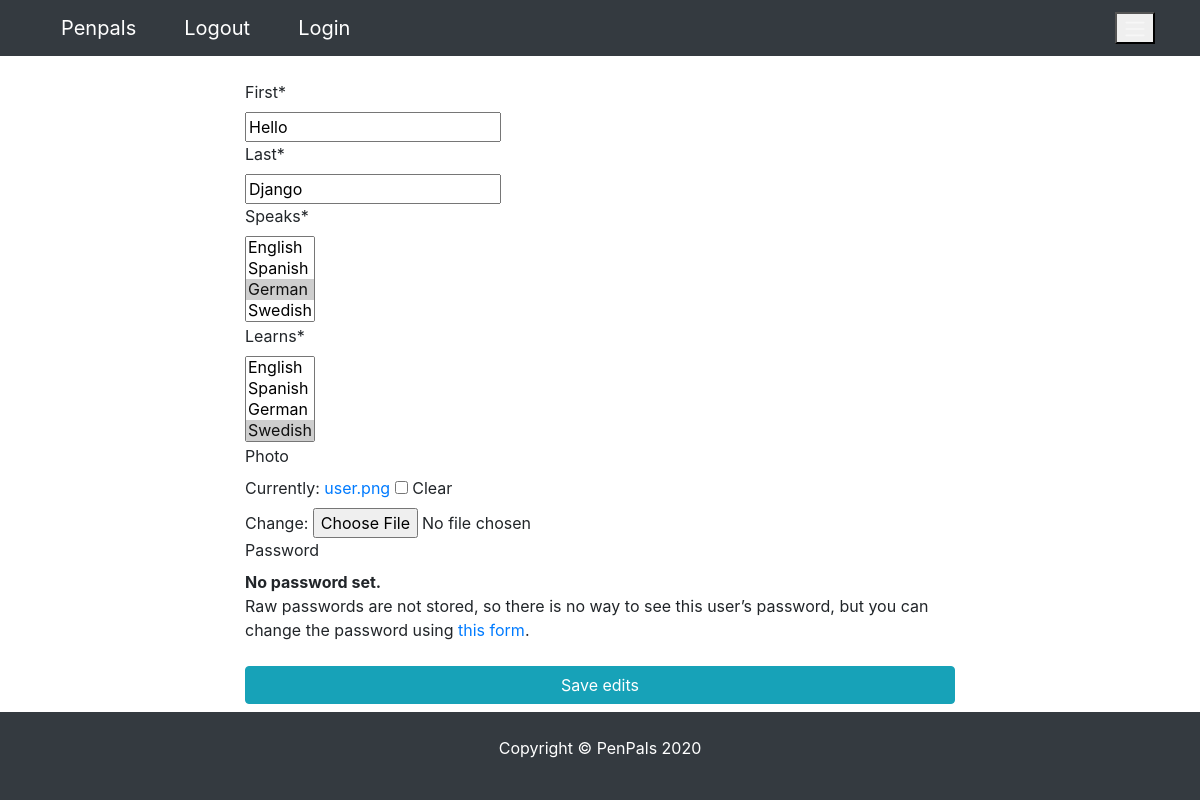
/edit (signed in), run on an earlier commit of the app's database.
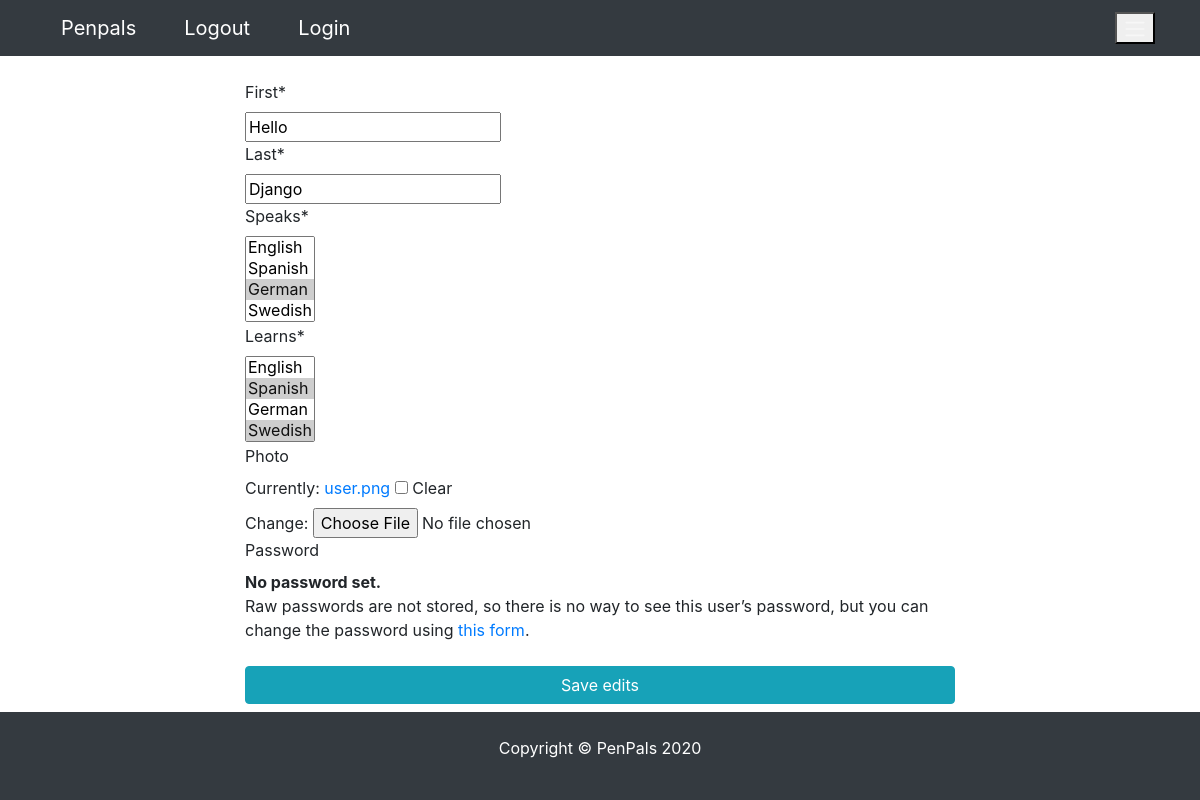
And on a later commit of the database.
### pages/models.py (models this page shows, shortened)
class Profile(models.Model):
    user = models.OneToOneField(
        User, blank=True, null=True, on_delete=models.CASCADE)
    first = models.CharField(max_length=200, blank=True, null=True)
    last = models.CharField(max_length=200, blank=True, null=True)
    photo = models.ImageField(
        default='user.png', upload_to='photos/%y/%m',  blank=True, null=True)
    friends = models.ManyToManyField('self', blank=True)
    speaks = models.CharField(max_length=200, blank=True, null=True)
    learns = models.CharField(max_length=200, blank=True, null=True)
    class Meta:
        ordering = ['-id']

### pages/views.py (the view, shortened to what this page needs)
# urls.py: path("edit", ProfileEdit.as_view(), name="edit"),
class ProfileEdit(SuccessMessageMixin, UpdateView):
    model = Profile
    template_name = 'pages/edit.html'
    form_class = ProfileEditForm
    context_object_name = 'profile'
    success_message = "Your profile was updated successfully"
    def get_object(self):
        return  Profile.objects.get(id=self.request.user.profile.id) #  self.kwargs['profile_id'])
    def get_initial(self):
        return {'speaks': ast.literal_eval(self.request.user.profile.speaks),
                'learns': ast.literal_eval(self.request.user.profile.learns)}

### pages/forms.py
class ProfileEditForm(UserChangeForm, forms.ModelForm):
    first = forms.CharField(max_length=100, required=True)
    last = forms.CharField(max_length=100, required=True)
    speaks = forms.MultipleChoiceField(choices=LANGUAGE_CHOICES, required=True)
    learns = forms.MultipleChoiceField(choices=LANGUAGE_CHOICES, required=True)
    class Meta:
        model = Profile
        fields = ['first', 'last', 'speaks', 'learns', 'photo']

### pages/templates/pages/edit.html (shortened to what this page needs)
{% extends 'pages/base.html' %}
{% load crispy_forms_tags %}
{% block content %}
<div class="col-sm-8 mx-auto">
    <form action="" method = "POST" enctype = "multipart/form-data">
    {{form|crispy}}
    <input type="submit" value="Save edits" class="w-100 text-white text-center my-2 btn btn-info">
    </form>
</div>
{% endblock content %}

What changed in the data, as far as the page shows it:
changed Profile "Hello": learns "English / Spanish / German / Swedish ☑" → "English / Spanish ☑ / German / Swedish ☑"
